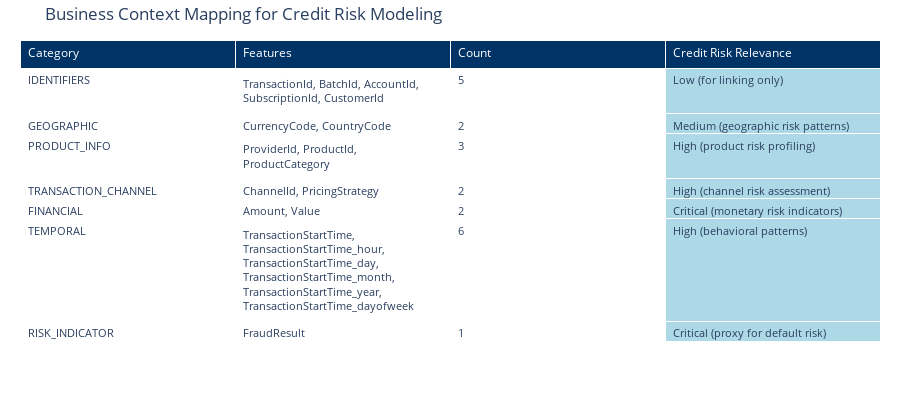

Here is the notebook cell this chart was saved with:
### Code cell
# %%
# Create mapping visualization
fig = go.Figure()

# Add table
header_values = ['Category', 'Features', 'Count', 'Credit Risk Relevance']
cell_values = []

for category, features in business_categories.items():
    features_in_df = [f for f in features if f in df.columns]
    if features_in_df:
        relevance = {
            'IDENTIFIERS': 'Low (for linking only)',
            'GEOGRAPHIC': 'Medium (geographic risk patterns)',
            'PRODUCT_INFO': 'High (product risk profiling)',
            'TRANSACTION_CHANNEL': 'High (channel risk assessment)',
            'FINANCIAL': 'Critical (monetary risk indicators)',
            'TEMPORAL': 'High (behavioral patterns)',
            'RISK_INDICATOR': 'Critical (proxy for default risk)'
        }.get(category, 'Medium')
        
        cell_values.append([
            category,
            ', '.join(features_in_df),
            len(features_in_df),
            relevance
        ])

fig.add_trace(
    go.Table(
        header=dict(
            values=header_values,
            fill_color='#003366',
            align='left',
            font=dict(color='white', size=12)
        ),
        cells=dict(
            values=list(zip(*cell_values)),
            fill_color=['white', 'white', 'white', ['lightgreen' if 'Critical' in x else 
                                                   'lightyellow' if 'High' in x else 
                                                   'lightblue' for x in cell_values]],
            align='left',
            font=dict(size=11)
        )
    )
)

fig.update_layout(
    title='Business Context Mapping for Credit Risk Modeling',
    height=400,
    margin=dict(l=20, r=20, t=40, b=20)
)

fig.show()

### Figure 1 — Plotly figure (JSON) as saved in the notebook; plotly's stock layout.template omitted (floating-point values rounded to 4 significant figures)
{"data": [{"cells": {"align": "left", "fill": {"color": ["white", "white", "white", ["lightblue", "lightblue", "lightblue", "lightblue", "lightblue", "lightblue", "lightblue"]]}, "font": {"size": 11}, "values": [["IDENTIFIERS", "GEOGRAPHIC", "PRODUCT_INFO", "TRANSACTION_CHANNEL", "FINANCIAL", "TEMPORAL", "RISK_INDICATOR"], ["TransactionId, BatchId, AccountId, SubscriptionId, CustomerId", "CurrencyCode, CountryCode", "ProviderId, ProductId, ProductCategory", "ChannelId, PricingStrategy", "Amount, Value", "TransactionStartTime, TransactionStartTime_hour, TransactionStartTime_day, TransactionStartTime_month, TransactionStartTime_year, TransactionStartTime_dayofweek", "FraudResult"], [5, 2, 3, 2, 2, 6, 1], ["Low (for linking only)", "Medium (geographic risk patterns)", "High (product risk profiling)", "High (channel risk assessment)", "Critical (monetary risk indicators)", "High (behavioral patterns)", "Critical (proxy for default risk)"]]}, "header": {"align": "left", "fill": {"color": "#003366"}, "font": {"color": "white", "size": 12}, "values": ["Category", "Features", "Count", "Credit Risk Relevance"]}, "type": "table"}], "layout": {"height": 400, "margin": {"b": 20, "l": 20, "r": 20, "t": 40}, "title": {"text": "Business Context Mapping for Credit Risk Modeling"}}}
